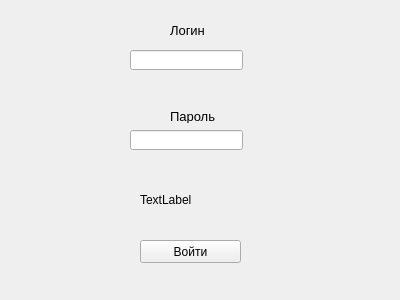
<?xml version="1.0" encoding="UTF-8"?>
<ui version="4.0">
 <class>Form</class>
 <widget class="QWidget" name="Form">
  <property name="geometry">
   <rect>
    <x>0</x>
    <y>0</y>
    <width>400</width>
    <height>300</height>
   </rect>
  </property>
  <property name="windowTitle">
   <string>Form</string>
  </property>
  <widget class="QPushButton" name="btn">
   <property name="geometry">
    <rect>
     <x>140</x>
     <y>240</y>
     <width>101</width>
     <height>23</height>
    </rect>
   </property>
   <property name="text">
    <string>Войти</string>
   </property>
  </widget>
  <widget class="QLineEdit" name="user_edit">
   <property name="geometry">
    <rect>
     <x>130</x>
     <y>50</y>
     <width>113</width>
     <height>20</height>
    </rect>
   </property>
  </widget>
  <widget class="QLineEdit" name="password_edit">
   <property name="geometry">
    <rect>
     <x>130</x>
     <y>130</y>
     <width>113</width>
     <height>20</height>
    </rect>
   </property>
  </widget>
  <widget class="QLabel" name="label">
   <property name="geometry">
    <rect>
     <x>170</x>
     <y>20</y>
     <width>51</width>
     <height>20</height>
    </rect>
   </property>
   <property name="font">
    <font>
     <pointsize>10</pointsize>
    </font>
   </property>
   <property name="text">
    <string>Логин</string>
   </property>
  </widget>
  <widget class="QLabel" name="label_2">
   <property name="geometry">
    <rect>
     <x>170</x>
     <y>110</y>
     <width>47</width>
     <height>13</height>
    </rect>
   </property>
   <property name="font">
    <font>
     <pointsize>10</pointsize>
    </font>
   </property>
   <property name="text">
    <string>Пароль</string>
   </property>
  </widget>
  <widget class="QLabel" name="lbl">
   <property name="geometry">
    <rect>
     <x>140</x>
     <y>190</y>
     <width>111</width>
     <height>20</height>
    </rect>
   </property>
   <property name="text">
    <string>TextLabel</string>
   </property>
  </widget>
 </widget>
 <resources/>
 <connections/>
</ui>
